Frame 1 (no input): blank canvas, image omitted
Frame 60 (the mouse pressed at the canvas centre just before this capture): blank canvas, image omitted
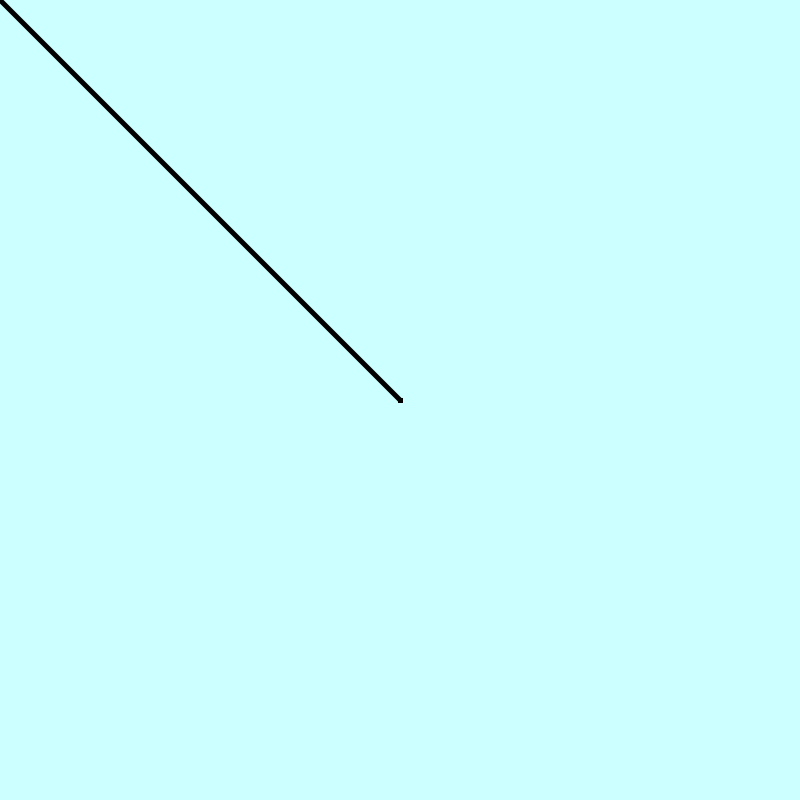
Frame 120 (the mouse held since frame 60 and released just before this capture)

The Processing sketch whose frames 1 and 60 were blank and that drew this single picture after the mouse press (run headless with seeded random() and noise(); from frame 60 on, the mouse is pressed at the canvas centre):

// Processing sketch: processing_175031
// ── processing_175031.pde

int value = 0;

void setup(){
 size(800,800);
 background(#CCFFFF);
}

void draw(){
 
 strokeWeight(5);
 println(mouseX + "," + mouseY);

   
   if(mousePressed == true){
     
       line(mouseX, mouseY, pmouseX, pmouseY);
   }
}
void keyPressed(){
  
  //presionamos la techa "j" para que se dibuje una eclipse
  if (key == 'j'  || key == 'j'){
     strokeWeight(2);
     fill(random(0,255),random(0,255),random(0,255),random(0,255)); 
     ellipse(pmouseX, pmouseY, 50, 50); 
  }
  
  //presionamos la tecla "k" para que se dibuje un punto 
  if (key == 'k' || key == 'k'){
    strokeWeight(10);
    fill(random(50,255),random(50,255),random(50,255),random(50,255)); 
    point(mouseX, mouseY);
  }
  
  //presionamos la tecla "t" para que se dibuje un triangulo 
    if (key == 't' || key == 't'){
    strokeWeight(2);
    fill(random(0,255),random(0,255),random(0,255),random(0,255)); 
    triangle(mouseX, mouseY, mouseX-30, mouseY+30, pmouseX+30, pmouseY+30);
  }
  
  //presionamos la tecla "b" para borrar el dibujo
  if(key == 'b' || key == 'b'){
    background(#CCFFFF); 
  }
}
